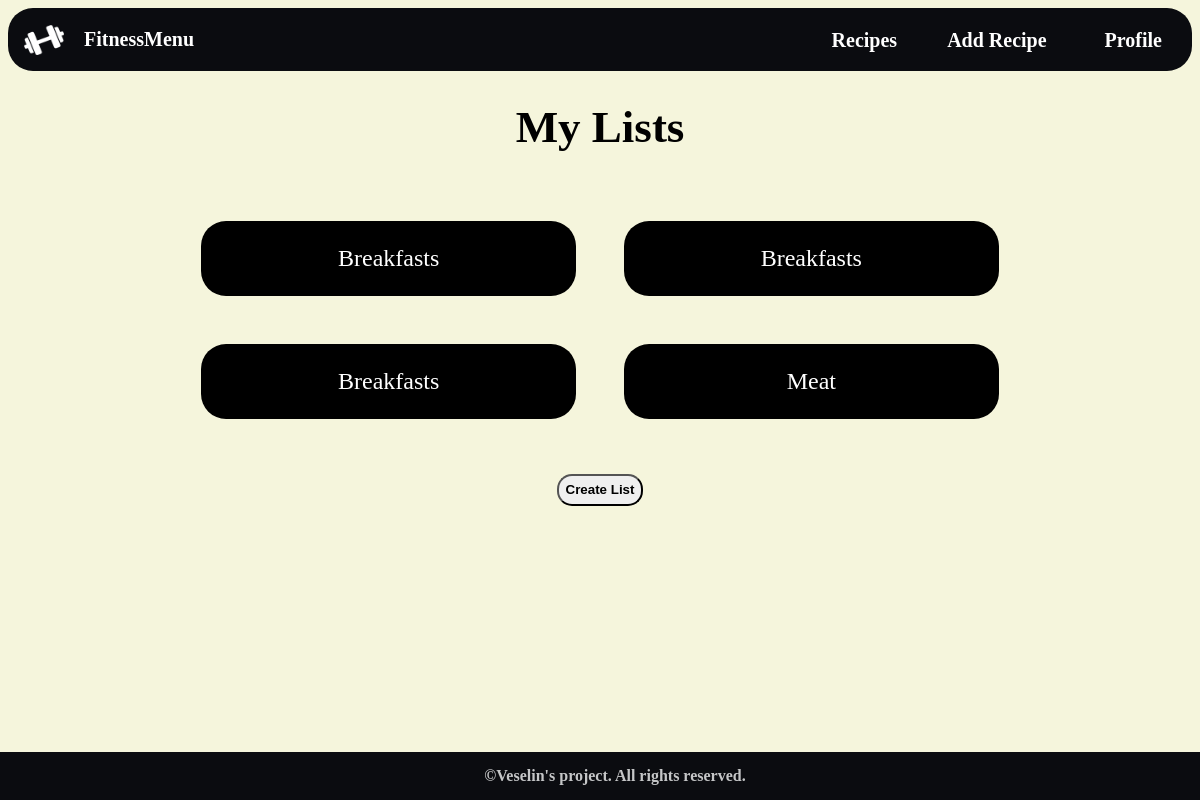
Page /accounts/profile/1/personal-recipe-lists/ (signed in) on the earlier database version.
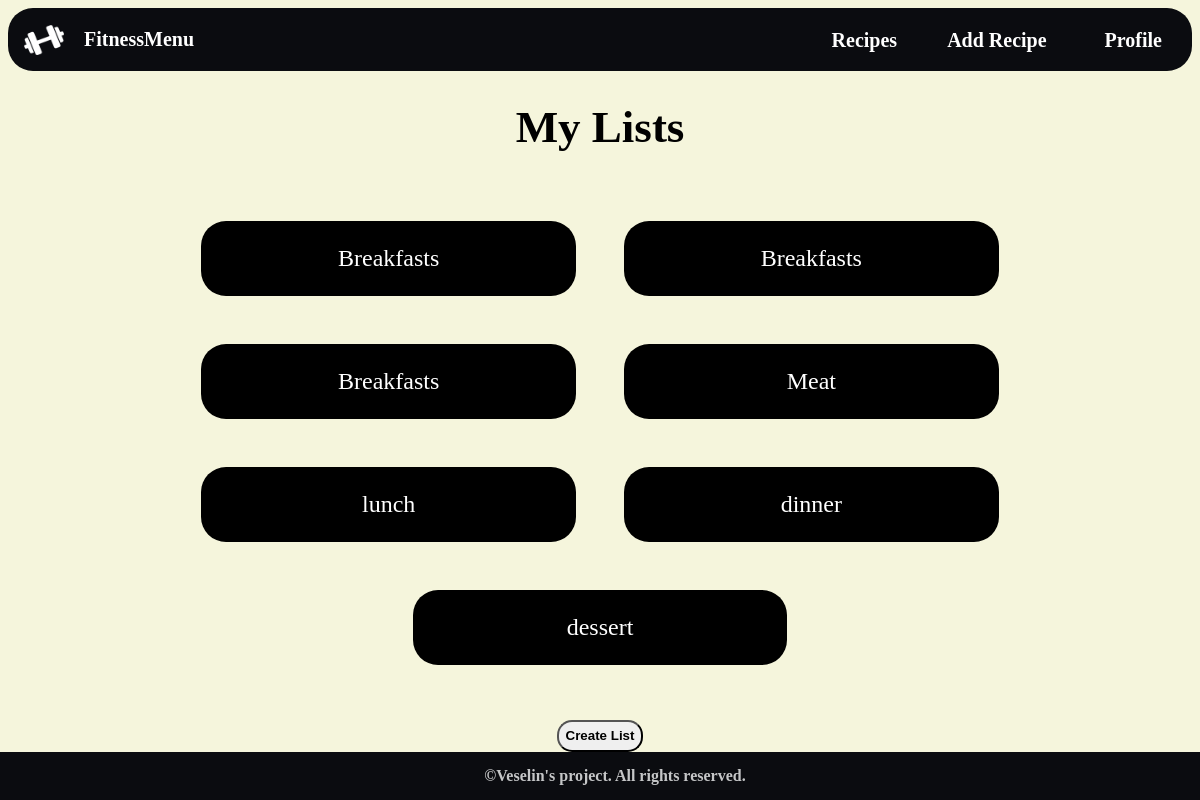
Same page on the later database version.
### fitness_menu_app/recipes/models.py (models this page shows)
class RecipeLists(models.Model):
    user = models.ForeignKey(
        UserModel,
        on_delete=models.CASCADE
    )
    name = models.CharField(
        max_length=100
    )
    recipes = models.ManyToManyField(
        Recipe,
        related_name='list',
        blank=True
    )

### fitness_menu_app/accounts/views.py (the view)
# urls.py: path('', RecipeListsView.as_view(), name="personal recipe lists"),
class RecipeListsView(views.ListView):
    model = RecipeLists
    template_name = 'accounts/profile_recipe_lists.html'
    context_object_name = 'lists'
    def get_queryset(self):
        return RecipeLists.objects.filter(user=self.request.user)

### templates/accounts/profile_recipe_lists.html
{% extends 'base.html' %}
{% load static %}
{% block main_content %}
    <div class="lists-page-container">
        <h1 class="lists-header">
            My Lists
        </h1>
        <ul class='lists-container'>
            {% for list in lists %}
                <li class="list">
                    <a class="list-link" href="{% url 'personal recipe list' list_id=list.pk %}">
                        {{ list.name }}
                    </a>
                </li>
            {% empty %}
                <h2 class="no-lists-message">
                    No lists Yet.
                </h2>
            {% endfor %}
        </ul>
        <div class="buttons">
            <button class="create-list">
                <a class="create-list-button" href="{% url 'create recipe list' pk=request.user.pk %}">
                    Create List
                </a>
            </button>
        </div>
    </div>
{% endblock %}

Differences in the rows shown:
added RecipeLists: name "lunch"
added RecipeLists: name "dinner"
added RecipeLists: name "dessert"
